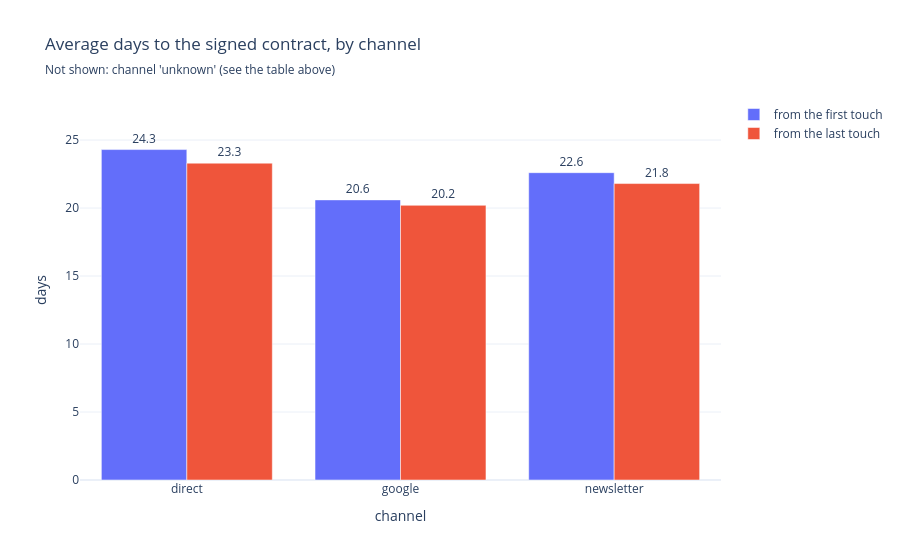

The code cell stored with this chart in its notebook:
### Code cell
bar_chart(
    speed,
    x="channel",
    y=["days_from_first_touch", "days_from_last_touch"],
    title="Average days to the signed contract, by channel",
    labels={
        "days_from_first_touch": "from the first touch",
        "days_from_last_touch": "from the last touch",
    },
    y_title="days",
)

### Figure 1 — Plotly figure (JSON) as saved in the notebook; plotly's stock layout.template omitted (floating-point values rounded to 4 significant figures)
{"data": [{"alignmentgroup": "True", "hovertemplate": "variable=from the first touch<br>channel=%{x}<br>value=%{y}<extra></extra>", "legendgroup": "from the first touch", "marker": {"color": "#636efa", "pattern": {"shape": ""}}, "name": "from the first touch", "offsetgroup": "from the first touch", "orientation": "v", "showlegend": true, "textposition": "outside", "texttemplate": "%{y}", "type": "bar", "x": ["direct", "google", "newsletter"], "xaxis": "x", "y": [24.3, 20.6, 22.6], "yaxis": "y"}, {"alignmentgroup": "True", "hovertemplate": "variable=from the last touch<br>channel=%{x}<br>value=%{y}<extra></extra>", "legendgroup": "from the last touch", "marker": {"color": "#EF553B", "pattern": {"shape": ""}}, "name": "from the last touch", "offsetgroup": "from the last touch", "orientation": "v", "showlegend": true, "textposition": "outside", "texttemplate": "%{y}", "type": "bar", "x": ["direct", "google", "newsletter"], "xaxis": "x", "y": [23.3, 20.2, 21.8], "yaxis": "y"}], "layout": {"barmode": "group", "legend": {"title": {"text": ""}, "tracegroupgap": 0}, "showlegend": true, "title": {"subtitle": {"text": "Not shown: channel 'unknown' (see the table above)"}, "text": "Average days to the signed contract, by channel"}, "xaxis": {"anchor": "y", "domain": [0.0, 1.0], "title": {"text": "channel"}, "type": "category"}, "yaxis": {"anchor": "x", "domain": [0.0, 1.0], "range": [0, 27.95], "title": {"text": "days"}}}}
